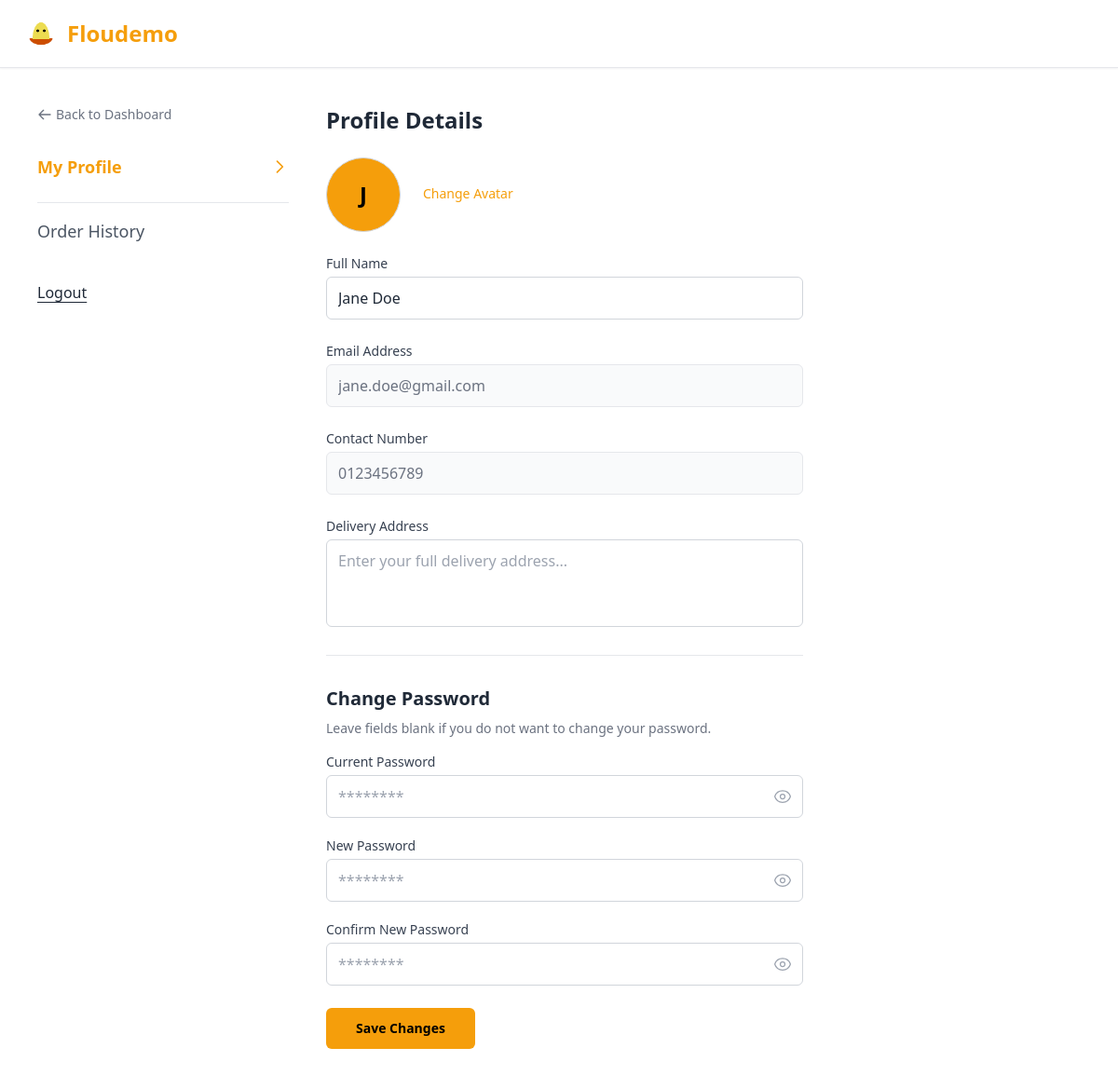
Page /settings.php (signed in) on the earlier database version.
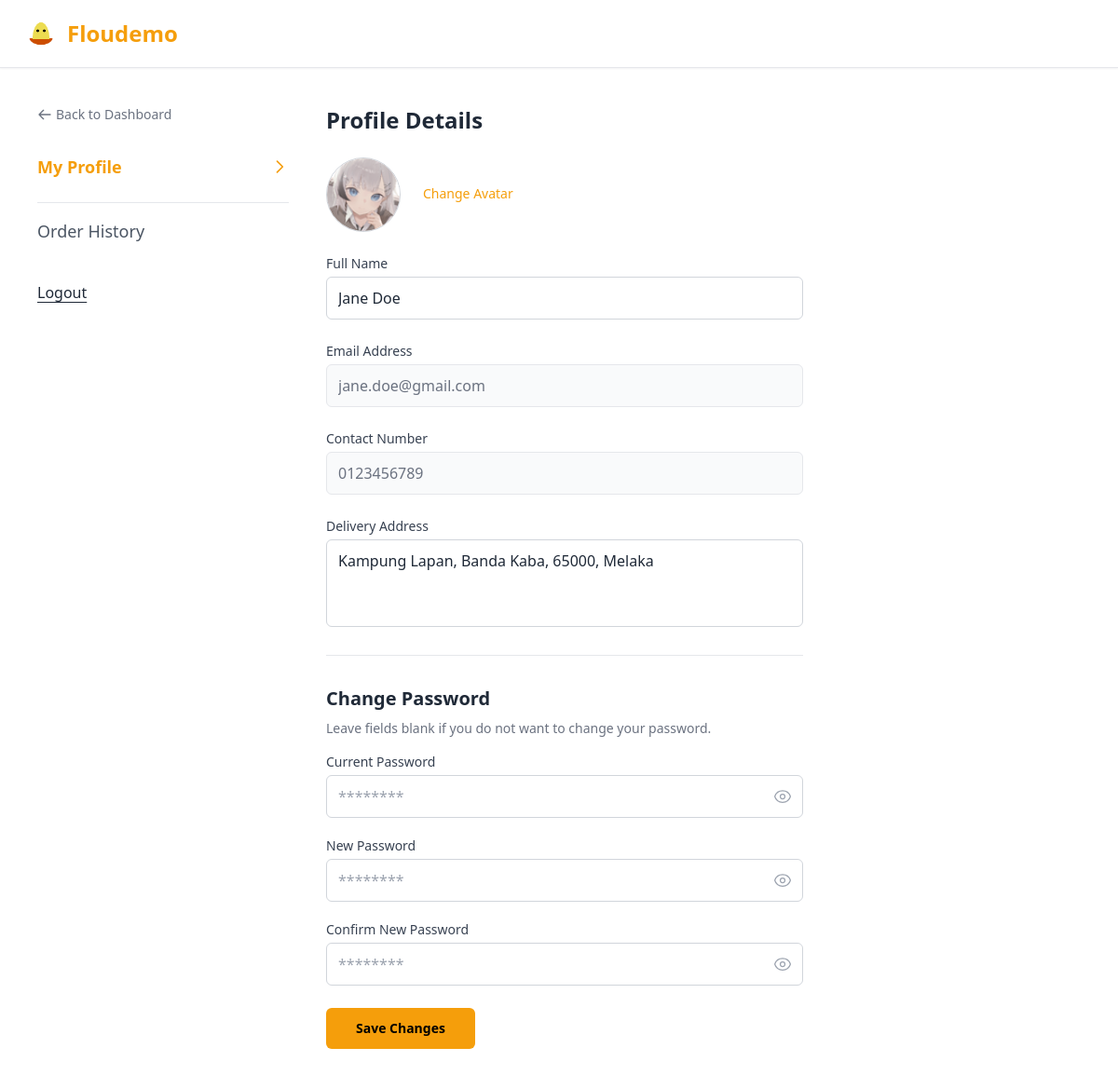
Same page on the later database version.
### tables this page shows
CREATE TABLE `user` (
  `userId` int(10) UNSIGNED NOT NULL,
  `name` varchar(100) NOT NULL,
  `email` varchar(150) NOT NULL,
  `password` varchar(255) NOT NULL,
  `role` enum('customer','employee') NOT NULL DEFAULT 'customer',
  `contactNumber` varchar(20) NOT NULL,
  `address` varchar(255) DEFAULT NULL,
  `image` varchar(255) DEFAULT NULL,
  `createdAt` datetime NOT NULL DEFAULT current_timestamp() ON UPDATE current_timestamp()
);

### settings.php (the view, shortened to what this page needs)
<?php
$user_id = $_SESSION['userId'] ?? $_SESSION['user_id'] ?? null;
include "./database/fnbdb.php";
if (!isset($mysqli) || !$mysqli instanceof mysqli) {
    if (isset($conn) && $conn instanceof mysqli) {
        $mysqli = $conn;
    } elseif (isset($db) && $db instanceof mysqli) {
        $mysqli = $db;
    } elseif (isset($link) && $link instanceof mysqli) {
        $mysqli = $link;
    }
}
$sql = "SELECT name, email, contactNumber, address, image FROM user WHERE userId = ?";
$stmt = $mysqli->prepare($sql);
if ($stmt) {
    $stmt->bind_param("i", $user_id);
    $stmt->execute();
    $result = $stmt->get_result();
    $user = $result->fetch_assoc();
}
?>
<!DOCTYPE html>
<html lang="en">
<head>
    <script src="https://cdn.tailwindcss.com/3.4.16"></script>
</head>
<body class="bg-white min-h-screen font-sans text-gray-800 relative">
    <div class="border-b border-gray-200 py-4 px-6 flex justify-between items-center shadow-sm">
        <h1 class="text-2xl font-extrabold text-primary flex items-center">
            <img src="./assets/logo.png" class="w-[40px] mr-2" alt="Logo" /> Floudemo
        </h1>
    </div>
    <div class="max-w-6xl mx-auto px-4 py-10 flex flex-col md:flex-row gap-10">
        <div class="w-full md:w-1/4">
            <a href="home.php" onclick="handleNavigation(event, 'home.php', null, false)"
                class="inline-flex items-center text-sm font-medium text-gray-500 hover:text-primary mb-8 transition">
                <svg class="w-4 h-4 mr-1" fill="none" stroke="currentColor" viewBox="0 0 24 24">
                    <path stroke-linecap="round" stroke-linejoin="round" stroke-width="2"
                        d="M10 19l-7-7m0 0l7-7m-7 7h18"></path>
                </svg>
                Back to Dashboard
            </a>
            <ul class="flex flex-col space-y-4">
                <li>
                    <a href="#" onclick="handleNavigation(event, null, 'profile', false)" id="tab-profile"
                        class="flex justify-between items-center text-primary font-bold text-lg cursor-pointer transition">
                        My Profile
                        <svg class="w-5 h-5 text-primary" fill="none" stroke="currentColor" viewBox="0 0 24 24">
                            <path stroke-linecap="round" stroke-linejoin="round" stroke-width="2" d="M9 5l7 7-7 7">
                            </path>
                        </svg>
                    </a>
                </li>
                <li class="border-b border-gray-200 pb-2"></li>
                <li>
                    <a href="#" onclick="handleNavigation(event, null, 'history', false)" id="tab-history"
                        class="flex justify-between items-center text-gray-600 hover:text-primary font-medium text-lg cursor-pointer transition">
                        Order History
                    </a>
                </li>
                <li class="pt-6">
                    <a href="#" onclick="handleNavigation(event, null, null, true)"
                        class="text-gray-800 font-medium text-base underline decoration-1 underline-offset-4 hover:text-primary transition">
                        Logout
                    </a>
                </li>
            </ul>
        </div>
        <div class="w-full md:w-3/4">
            <div id="section-profile" class="block">
                <h2 class="text-2xl font-bold mb-6">Profile Details</h2>
                <form id="profileForm" action="" method="POST" enctype="multipart/form-data" class="space-y-6 max-w-lg"
                    novalidate>
                    <div class="flex items-center gap-6 mb-4">
                        <div class="relative w-20 h-20">
                            <?php if (!empty($user['image']) && file_exists($user['image'])): ?>
                                <img id="avatarPreview" src="<?= htmlspecialchars($user['image']) ?>" alt="Avatar"
                                    class="w-20 h-20 rounded-full object-cover border border-gray-300 transition-all duration-300">
                            <?php else: ?>
                                <div id="defaultAvatar"
                                    class="w-20 h-20 bg-primary rounded-full flex items-center justify-center text-black text-2xl font-bold uppercase border border-gray-300">
                                    <?= mb_substr(htmlspecialchars($user['name']), 0, 1) ?>
                                </div>
                            <?php endif; ?>
                        </div>
                        <div>
                            <label class="cursor-pointer text-sm font-medium text-primary hover:underline transition">
                                Change Avatar
                            </label>
                        </div>
                    </div>
                    <div>
                        <label class="block text-sm font-medium text-gray-700 mb-1">Full Name</label>
                        <input type="text" name="name" required value="<?= htmlspecialchars($user['name']) ?>"
                            class="w-full border border-gray-300 rounded-md px-3 py-2.5 focus:outline-none focus:border-primary focus:ring-1 focus:ring-primary transition" />
                    </div>
                    <div>
                        <label class="block text-sm font-medium text-gray-700 mb-1">Email Address</label>
                        <input type="email" value="<?= htmlspecialchars($user['email']) ?>" disabled
                            class="w-full border border-gray-200 bg-gray-50 text-gray-500 rounded-md px-3 py-2.5 cursor-not-allowed">
                    </div>
                    <div>
                        <label class="block text-sm font-medium text-gray-700 mb-1">Contact Number</label>
                        <input type="text" value="<?= htmlspecialchars($user['contactNumber'] ?? '') ?>" disabled
                            class="w-full border border-gray-200 bg-gray-50 text-gray-500 rounded-md px-3 py-2.5 cursor-not-allowed">
                    </div>
                    <div>
                        <label class="block text-sm font-medium text-gray-700 mb-1">Delivery Address</label>
                        <textarea name="address" rows="3" placeholder="Enter your full delivery address..."
                            class="w-full border border-gray-300 rounded-md px-3 py-2.5 focus:outline-none focus:border-primary focus:ring-1 focus:ring-primary transition resize-none"><?= htmlspecialchars($user['address'] ?? '') ?></textarea>
                    </div>
                    <div class="mt-10 pt-8 border-t border-gray-200">
                        <h3 class="text-xl font-bold mb-2">Change Password</h3>
                        <p class="text-sm text-gray-500 mb-4">Leave fields blank if you do not want to change your
                            password.</p>
                        <div class="space-y-5">
                            <div>
                                <label class="block text-sm font-medium text-gray-700 mb-1">Current Password</label>
                                <div class="relative">
                                    <input id="current_password" name="current_password" type="password"
                                        placeholder="********"
                                        class="w-full border border-gray-300 rounded-md px-3 py-2.5 focus:outline-none focus:border-primary focus:ring-1 focus:ring-primary transition pr-10" />
                                    <button type="button" onclick="togglePassword('current_password', 'eyeCurr')"
                                        class="absolute inset-y-0 right-0 pr-3 flex items-center text-gray-400 hover:text-black">
                                    </button>
                                </div>
                            </div>
                            <div>
                                <label class="block text-sm font-medium text-gray-700 mb-1">New Password</label>
                                <div class="relative">
                                    <input id="new_password" name="new_password" type="password" placeholder="********"
                                        class="w-full border border-gray-300 rounded-md px-3 py-2.5 focus:outline-none focus:border-primary focus:ring-1 focus:ring-primary transition pr-10" />
                                    <button type="button" onclick="togglePassword('new_password', 'eyeNew')"
                                        class="absolute inset-y-0 right-0 pr-3 flex items-center text-gray-400 hover:text-black">
                                    </button>
                                </div>
                            </div>
                            <div>
                                <label class="block text-sm font-medium text-gray-700 mb-1">Confirm New Password</label>
                                <div class="relative">
                                    <input id="confirm_password" name="confirm_password" type="password"
                                        placeholder="********"
                                        class="w-full border border-gray-300 rounded-md px-3 py-2.5 focus:outline-none focus:border-primary focus:ring-1 focus:ring-primary transition pr-10" />
                                    <button type="button" onclick="togglePassword('confirm_password', 'eyeConf')"
                                        class="absolute inset-y-0 right-0 pr-3 flex items-center text-gray-400 hover:text-black">
                                    </button>
                                </div>
                            </div>
                        </div>
                    </div>
                    <button type="submit" id="submitBtn" name="update_profile"
                        class="w-full md:w-auto rounded-md bg-primary px-8 py-3 text-sm font-bold text-black transition hover:bg-slate-800 hover:text-white mt-8 disabled:opacity-50 disabled:cursor-not-allowed">
                        Save Changes
                    </button>
                </form>
            </div>
        </div>
    </div>
</body>
</html>

Differences in the rows shown:
changed user "Jane Doe": image: picture added; address (not shown) → "Kampung Lapan, Banda Kaba, 65000, Melaka"; name "J" → (not shown)
